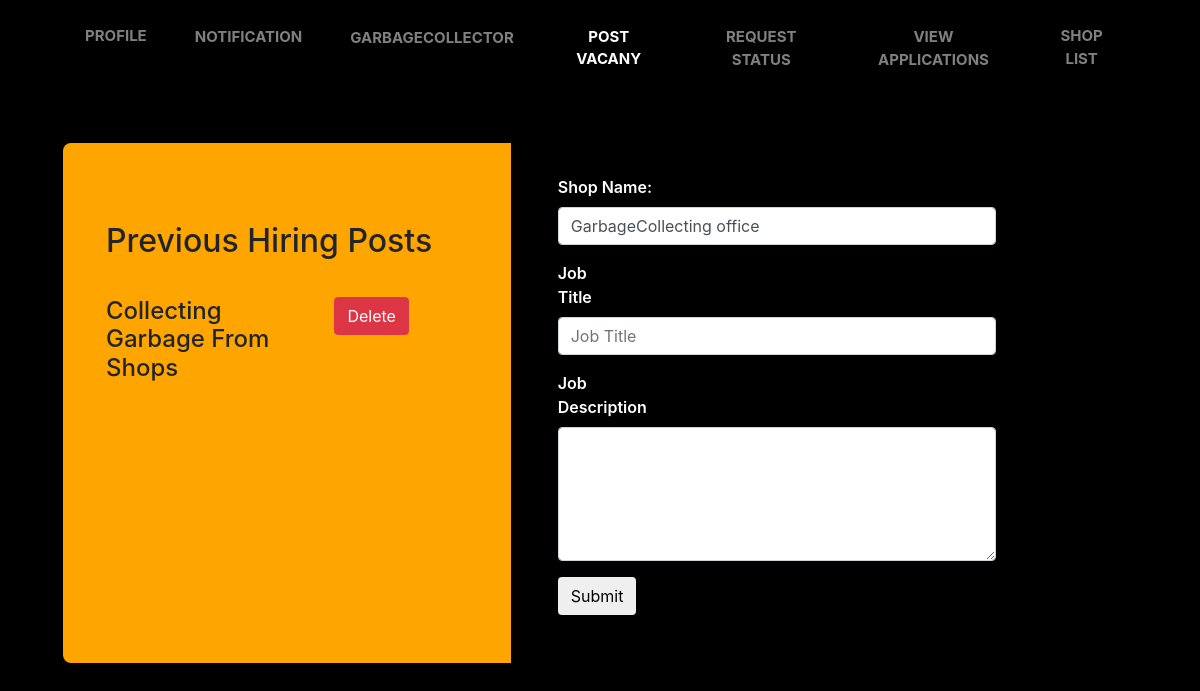
Page /vacancy_garbagecollector/1 on the committed database.
### my_app/models.py (models this page shows, shortened)
class vacancy(models.Model):
    category = ( ('Shopkeeper',"Shopkeeper"),
                 ('GarabgeCollector',"GarbageCollector"),
                 ('Company',"Company"))
    id = models.AutoField(primary_key=True)
    posted_by = models.CharField("Your Name",max_length=224)
    job_title = models.CharField("Job Title",max_length=224)
    job_description = models.TextField("Job Description")
    category = models.CharField(choices=category,max_length=200,default="Shopkeeper")

class garbagecollecter(models.Model):
    id = models.AutoField(primary_key=True)
    garbagecollectorname = models.CharField("Owner's name",max_length=225)
    garbagecollector_company_name = models.CharField("Your Shop name",max_length=255)
    password = models.CharField("Password",max_length=100)
    phone = models.CharField("Your Phone Number",max_length=100)
    email = models.EmailField("Your Email")
    city = models.CharField("Your City",max_length=200)
    state = models.CharField("Your State",max_length=200)
    address = models.CharField("Your Address",max_length=200)
    picker = models.ForeignKey(volunteer,on_delete=CASCADE,related_name="garbagecollector_collector",default=1)
    volunteers = models.ManyToManyField(volunteer, blank=True, related_name="garabgecollector_volunteers")
    garbage_collected = models.IntegerField(default=0)
    created_on = models.DateTimeField(auto_now_add=True)

### my_app/views.py (the view)
# urls.py: path('vacancy_garbagecollector/<int:id>',views.vacancy_garbagecollector,name="vacancy_garbagecollector"),
def vacancy_garbagecollector(request,id):
    i = garbagecollecter.objects.get(id=id)
    if request.method == "POST":
        posted = vacancy.objects.filter(posted_by = i.garbagecollector_company_name )
        posted_by = request.POST.get('posted_by')
        title = request.POST.get('title')
        description = request.POST.get('description')
        offer = vacancy.objects.create(posted_by=posted_by,job_title=title,job_description=description)
        offer.save()
        messages = "Saved !"
        return render(request,"garbagecollector/garbagecollector_vacany.html",{'messages':messages,'i':i,'posted' : posted})
    else:
        posted = vacancy.objects.filter(posted_by = i.garbagecollector_company_name )
        return render(request, 'garbagecollector/garbagecollector_vacany.html', {'i':i,'posted' : posted})

### my_app/templates/garbagecollector/garbagecollector_vacany.html (shortened to what this page needs)
<!DOCTYPE html>
<html lang="en">
<head>
    <link rel="stylesheet" href="https://maxcdn.bootstrapcdn.com/bootstrap/4.0.0/css/bootstrap.min.css">
</head>
<body>
  <div class="container">
    <nav class="navbar navbar-expand-lg navbar-dark bg-dark">
      <div class="collapse navbar-collapse" id="navbarSupportedContent">
          <ul class="navbar-nav mr-auto">
            <li class="nav-item">
              <a class="nav-link" href="{% url 'profile_garbagecollector'  i.id %}">Profile</a>
            </li>
            <li class="nav-item">
              <a class="nav-link" href="{% url 'Requests_view_shop' i.id %}">Notification</a>
            </li>
            <li class="nav-item">
              <a class="nav-link" href="{% url 'search_company'  i.id  %}">GarbageCollector</a>
            </li>
            <li class="nav-item active">
              <a class="nav-link" href="{% url 'vacancy_garbagecollector'  i.id %}">Post Vacany</a>
            </li>
            <li class="nav-item">
              <a class="nav-link" href="{% url 'Company' i.id %}">Request Status</a>
            </li>
            <li class="nav-item">
              <a class="nav-link" href="{% url 'View_application_gar' i.id %}">View Applications</a>
            </li>
            <li class="nav-item">
              <a class="nav-link" href="{% url 'Shops_list' i.id %}">Shop List</a>
            </li>
            </ul>
      </div>
    </nav>
  </div>
  <div class="container contact">
    <div class="row">
      <div class="col-md-5" style="background-color: orange;">
        <div class="contact-info">
          <h2>Previous Hiring Posts</h2>
          {% for j in posted %}
          <div class="row">
            <div class="col-7">
              <h4 style="margin-bottom: 10%;">{{ j.job_title }}</h4><br>
            </div>
            <div class="col-5">
              <a class="btn btn-danger" href="{% url 'delete' j.id %}">Delete</a>
            </div>
          </div>
          {% endfor %}
        </div>
      </div>
      <div class="col-md-7" style="background-color: black">
        <div class="contact-form">
          <form method="POST" action="{% url 'vacancy_garbagecollector' i.id %}">
          <div class="form-group">
            <label class="control-label col-sm-3" for="fname">Shop Name:</label>
            <div class="col-sm-10">
            <input  class="form-control" id="fname" placeholder="Shop Name" type="text" name="posted_by" value="{{ i.garbagecollector_company_name }}">
            </div>
          </div>
          <div class="form-group">
            <label class="control-label col-sm-2" for="email">Job Title</label>
            <div class="col-sm-10">
            <input type="text" class="form-control" id="email" placeholder="Job Title" type="text" name="title">
            </div>
          </div>
          <div class="form-group">
            <label class="control-label col-sm-3" for="comment">Job Description</label>
            <div class="col-sm-10">
            <textarea class="form-control" rows="5" id="comment" name="description"></textarea>
            </div>
          </div>
          <div class="form-group">
            <div class="col-sm-offset-2 col-sm-10">
            <input type="submit" class="btn btn-default">
            </div>
          </div>
          </form>
        </div>
      </div>
    </div>
  </div>
</body>
</html>

### my_app/templates/garbagecollector/garbagecollector_vacany.html (style rules this page uses)
body { background-color: black; }
.navbar-nav { text-transform: uppercase; text-align: center; font-weight: bold; }
.navbar-nav * { box-sizing: border-box; transition: all .35s ease; }
.navbar-nav li { display: inline-block; list-style: outside none none; margin: .5em 1em; padding: 0; }
.navbar-nav a { padding: .5em .8em; color: rgba(255,255,255,.5); position: relative; text-decoration: none; font-size: 15px; margin-top: 2%; }
.navbar-nav a::before, .navbar-nav a::after { content: ''; height: 14px; width: 14px; position: absolute; transition: all .35s ease; opacity: 0; }
.navbar-nav a::before { content: ''; right: 0; top: 0; border-top: 3px solid orange; border-right: 3px solid orange; transform: translate(-100%, 50%); }
.navbar-nav a:after { content: ''; left: 0; bottom: 0; border-bottom: 3px solid orange; border-left: 3px solid orange; transform: translate(100%, -50%) }
.bg-dark { background-color: black !important; }
.contact { padding: 4%; height: 400px; }
.col-md-5 { background: #ff9b00; padding: 4%; border-top-left-radius: 0.5rem; border-bottom-left-radius: 0.5rem; }
.contact-info { margin-top:10%; background-color: orange; }
.contact-info h2 { margin-bottom: 10%; }
.col-md-7 { padding: 3%; border-top-right-radius: 0.5rem; border-bottom-right-radius: 0.5rem; }
.contact-form label { font-weight:600; }
label { color: white; }

### rows in the picture
vacancy: job_title "Collecting Garbage From Shops"
garbagecollecter: posted_by "GarbageCollecting office"
